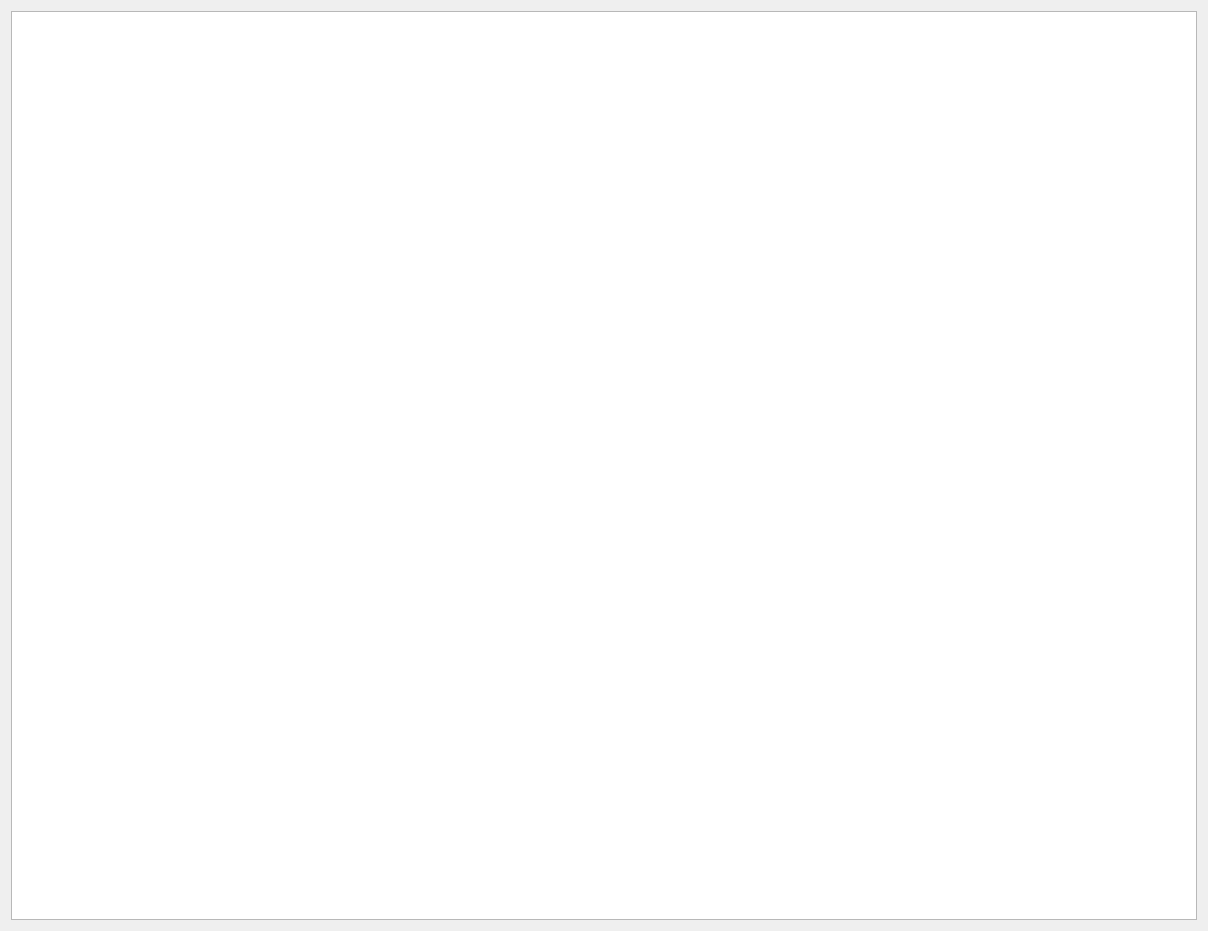
<?xml version="1.0" encoding="UTF-8"?>
<ui version="4.0">
 <class>PaneJournals</class>
 <widget class="QWidget" name="PaneJournals">
  <property name="geometry">
   <rect>
    <x>0</x>
    <y>0</y>
    <width>1208</width>
    <height>931</height>
   </rect>
  </property>
  <property name="windowTitle">
   <string>Form</string>
  </property>
  <layout class="QVBoxLayout" name="verticalLayout">
   <item>
    <widget class="QTableView" name="tableJournals">
     <attribute name="horizontalHeaderStretchLastSection">
      <bool>true</bool>
     </attribute>
    </widget>
   </item>
  </layout>
 </widget>
 <resources/>
 <connections/>
</ui>
